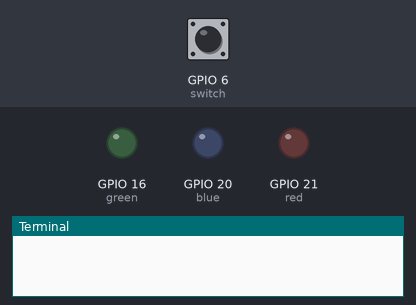
Bench run of a program on a simulated Raspberry Pi (BCM pin numbers). Shown: output pins drawn as LEDs (lit = HIGH), the last lines printed to the terminal. The test bench sets the inputs (shaded band); at power-on: GPIO 6 (switch) LOW.

Above: at 1.2 s.
1.3 s: GPIO 6 (switch) pulled HIGH for 3.2 s
At 5.1 s:
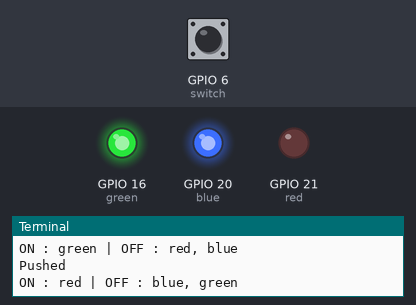
6.0 s: GPIO 6 (switch) pulled HIGH for 0.15 s
At 6.3 s:
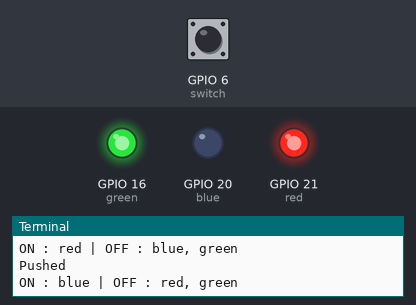
7.6 s: GPIO 6 (switch) pulled HIGH for 1 s
At 8.7 s:
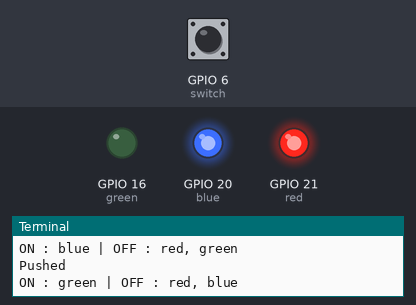
Timing chart, 0 to 10.6 s (numbered marks = the images above; inputs shaded):
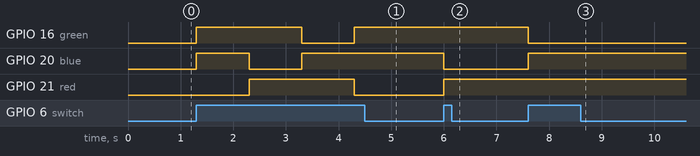

Measured:
- after the input at 1.3 s, GPIO 16 (green): LOW → HIGH at once, → LOW 2.0 s later, → HIGH 1.0 s later; GPIO 20 (blue): LOW → HIGH at once, → LOW 1.0 s later, → HIGH 1.0 s later; GPIO 21 (red): LOW → HIGH after 1.0 s, → LOW 2.0 s later
- after the input at 6.0 s, GPIO 20 (blue): HIGH → LOW at once; GPIO 21 (red): LOW → HIGH at once
- after the input at 7.6 s, GPIO 16 (green): HIGH → LOW at once; GPIO 20 (blue): LOW → HIGH at once

The program:

input02.py
```python
import RPi.GPIO as GPIO
import time

switch = 6
red = 21
blue = 20
green = 16

GPIO.setmode(GPIO.BCM)

#GPIO핀 설정
GPIO.setup(switch, GPIO.IN)
GPIO.setup(red, GPIO.OUT)
GPIO.setup(blue, GPIO.OUT)
GPIO.setup(green, GPIO.OUT)

count = 0
try:
	while True:
		if GPIO.input(switch) == True: # 스위치를 누르면
			print("Pushed")
			count += 1 # 스위치 누를때마다 1씩 누적
			if (count % 3 == 1): # 3으로 나눈 나머지가 1이면
				print("ON : red | OFF : blue, green")
				GPIO.output(red, False) # ON
				GPIO.output(blue, True) # OFF
				GPIO.output(green, True) # OFF
				time.sleep(1)
			elif (count % 3 == 2): # 나머지가 2이면
				print("ON : blue | OFF : red, green")
				GPIO.output(red, True) # OFF
				GPIO.output(blue, False) # ON
				GPIO.output(green, True) # OFF
				time.sleep(1)
			elif (count % 3 == 0): # 나머지가 0이면
				print("ON : green | OFF : red, blue")
				GPIO.output(red, True) # OFF
				GPIO.output(blue, True) # OFF
				GPIO.output(green, False) # ON
				time.sleep(1)

except KeyboardInterrupt: # Ctrl+c로 실행종료
	GPIO.cleanup()
```
